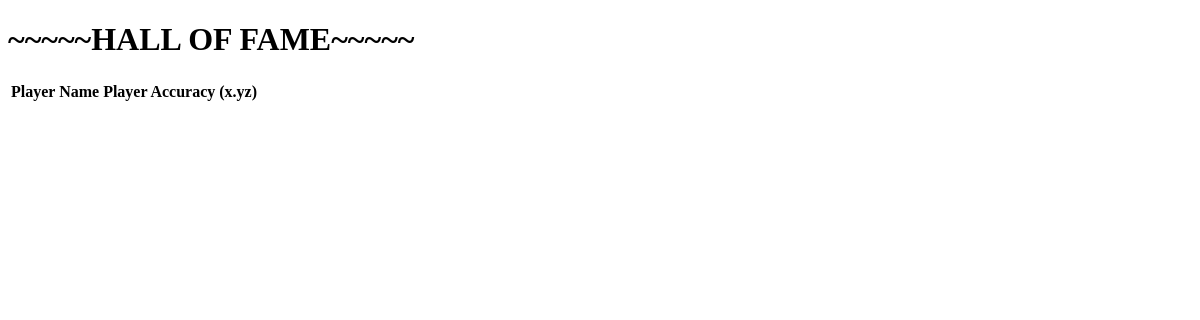
The page /hall_of_fame/ on the database as committed earlier.
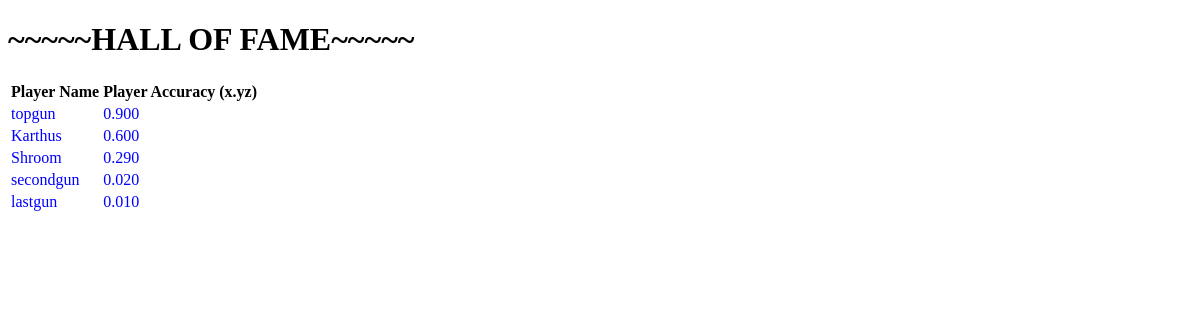
The same page on the database as committed later.
### BattleWeb101/models.py (models this page shows, shortened)
class Player(models.Model):
    player_id = models.AutoField(primary_key=True)
    player_name = models.CharField(max_length=15)
    player_bullets = models.IntegerField(default=3)
    player_hit_points = models.IntegerField(default=20)
    player_suncker_points = models.IntegerField(default=0)
    player_total_shots = models.IntegerField(default=0)  # All historical shots the player has made since his first shot
    player_total_hits = models.IntegerField(default=0)  # Shots that actually hit
    player_accuracy = models.DecimalField(default=0.000, max_digits=6, decimal_places=3)  # 0.000 This field is COOL!!!
    class Meta:
        ordering = ['player_id']

### BattleWeb101/views.py (the view)
# urls.py: path('hall_of_fame/', HallOfFame.as_view(), name='hall_of_fame_urlpattern'),
class HallOfFame(View):
    number_of_fames_to_display = 10
    def get(self, request):
        list_of_fames_descending_order = Player.objects.all().exclude(player_accuracy=0.000).order_by('-player_accuracy')
        context = {
            'hall_of_fame_list': list_of_fames_descending_order
        }
        return render(request, 'battleweb101/HallOfFame.html', context=context)

### BattleWeb101/templates/battleweb101/HallOfFame.html (shortened to what this page needs)
<!DOCTYPE html>
<html lang="en">
<head>
</head>
<body>
    <h1>~~~~~HALL OF FAME~~~~~</h1>
    <table class="table table-hover table-striped">
        <thead>
          <tr>
            <th>Player Name</th>   <th>Player Accuracy (x.yz)</th>
          </tr>
        </thead>
        <tbody>
          {% for player in hall_of_fame_list %}
              <tr style="color: blue;">
                <td>{{player.player_name}}</td>
                <td>{{player.player_accuracy}}</td>
              </tr>
          {% endfor %}
        </tbody>
    </table>
</body>
</html>

Rows that differ between the two databases and show on the page:
added Player: player_name "topgun", player_accuracy "0.900"
now on this page (row edited): Player: player_name "Karthus", player_accuracy "0.600"
now on this page (row edited): Player: player_name "Shroom", player_accuracy "0.290"
added Player: player_name "secondgun", player_accuracy "0.020"
added Player: player_name "lastgun", player_accuracy "0.010"
